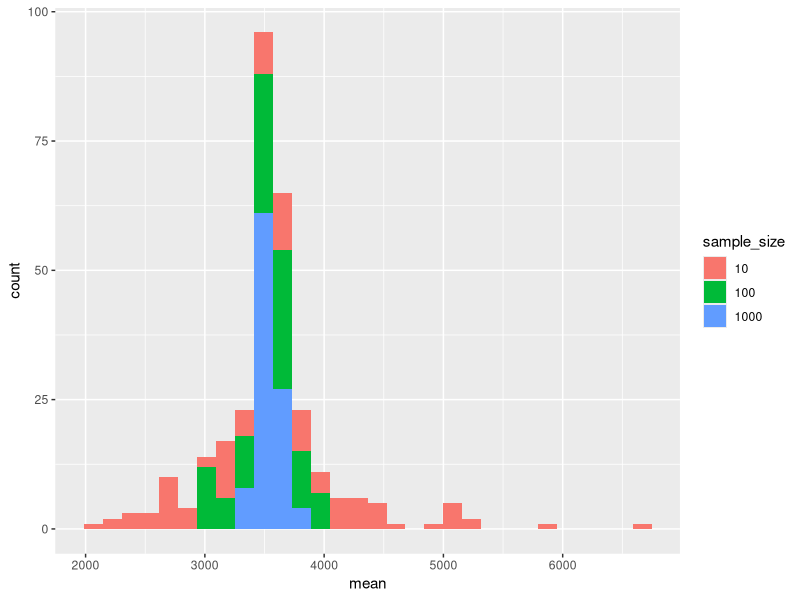
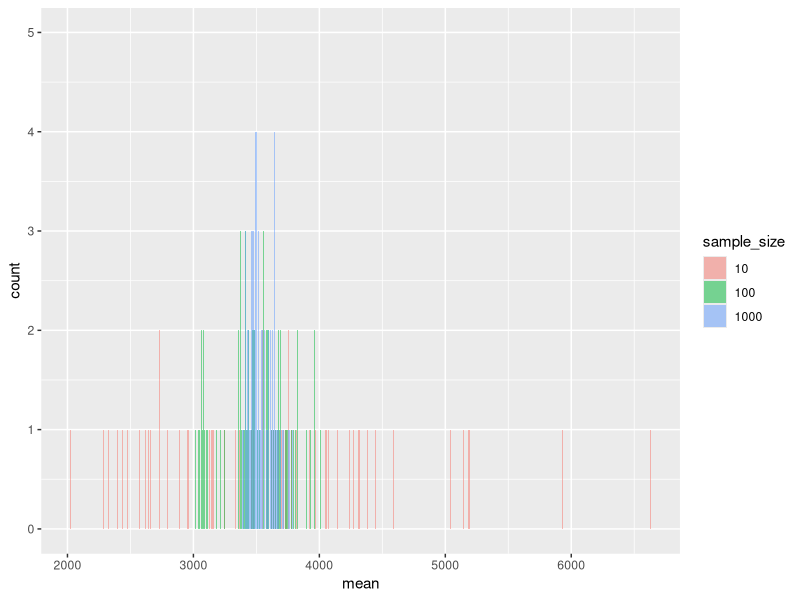
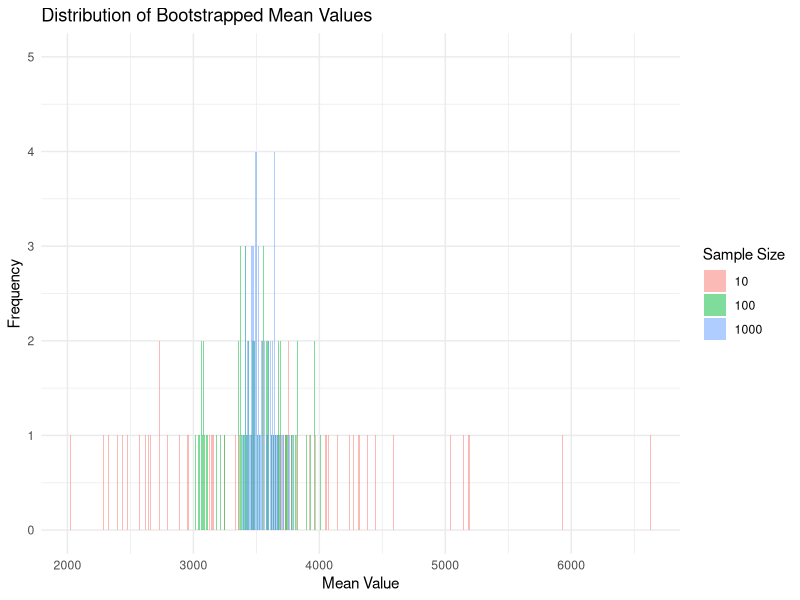

These figures' R source, in order:
## ---- chunk 1
knitr::opts_chunk$set(echo=T, eval=T)
options(tinytex.verbose = TRUE)
suppressMessages(library(dplyr))
## ---- chunk 2
for (i in 1:5) {
  print(i)
}
## ---- chunk 3
for (banana in 1:5) {
  print(banana)
}


## ---- chunk 4
for (i in 6:10) {
  print(i)
}
## ---- chunk 5
numbers <- c(4, 22, 6, 13, 19, 2, 11)
sum <- 0
for(num in numbers) {
  sum <- sum + num
}
mean <- sum / length(numbers)
print(mean)

## ---- chunk 6
#First create the vector days as show above

#now write a for loop that adds "day" to each of the elements and print each one as you go

days<-c("Mon", "Tues", "Wednes", "Thurs", "Fri", "Satur", "Sun")

for (day in days){
 print(paste(day, "day", sep = ""))   
        
}


## ---- chunk 7
x <- 2
while (x < 16) {
  print(x)
  x <- x * 2
}

## ---- chunk 8
x <- 1
while (x <= 100) {
  print(x)
  x <- x * 2
}
## ---- chunk 9
#your code here
number <- 91
divisor <- 2
while (number %% divisor != 0) {
  divisor <- divisor + 1
}
print(divisor)


## ---- chunk 10
coin_toss<-c("heads", "tails")

sample(coin_toss<-c("heads", "tails"), 10, replace = TRUE)


## ---- chunk 11
all_tosses <- c()

for (i in 1:10) {
  all_tosses[i] <- sample(c("Heads", "Tails"), 1)
}
## ---- chunk 12

all_tosses <- c()

for (i in 1:10) {
  all_tosses[i] <- sample(c("Heads", "Tails"), 1, prob = c(0.6, 0.4))
}


## ---- chunk 13
all_tosses <- c()

for (i in 1:100) {
  all_tosses[i] <- sample(c("Heads", "Tails"), 1)
}



all_tosses_weighted <- c()

for (i in 1:100) {
  all_tosses_weighted[i] <- sample(c("Heads", "Tails"), 1,  prob = c(0.6, 0.4))
}




toss_counts <- table(all_tosses)
print(toss_counts)


weighted_counts<-table(all_tosses_weighted)
print(weighted_counts)
## ---- chunk 14
library(readr)
library(dplyr)
human_genes <- read_csv("fall_2022_materials/lab5/input_files/human_genes.csv") 
human_genes<-human_genes %>% select(name, size)

## ---- chunk 15
human_genes_summ <- human_genes %>%
  summarise(
    MeanLength = mean(size),
    MedianLength = median(size),
    SDLength = sd(size)
)
## ---- chunk 16
mean10<-mean(sample(human_genes$size, 10, replace = TRUE))
mean100<-mean(sample(human_genes$size, 100, replace = TRUE))
mean1000<-mean(sample(human_genes$size, 1000, replace = TRUE))
## ---- chunk 17
#they will just write the values tthey got. should be the third one

## ---- chunk 18
mean_values_10 <- numeric(100)
mean_values_100 <- numeric(100)
mean_values_1000 <- numeric(100)



## ---- chunk 19

for (i in 1:100) {
  mean_values_10[i] <- mean(sample(human_genes$size, 10, replace = TRUE))
  mean_values_100[i] <- mean(sample(human_genes$size, 100, replace = TRUE))
  mean_values_1000[i] <- mean(sample(human_genes$size, 1000, replace = TRUE))
}




## ---- chunk 20
mean_data <- data.frame(
  mean = c(mean_values_10, mean_values_100, mean_values_1000),
sample_size = factor(rep(c(10, 100, 1000), each = 100)))

## ---- chunk 21
library(ggplot2)
plot<-ggplot(mean_data, aes(x = mean, fill = sample_size)) + geom_histogram()
print(plot)



## ---- chunk 22
plot <- ggplot(mean_data, aes(x = mean, fill = sample_size)) +
  geom_histogram(position="identity", alpha=0.5, binwidth=5)
print(plot)


## ---- chunk 23
library(ggplot2)
plot<- ggplot(mean_data, aes(x = mean, fill = sample_size)) +
  geom_histogram(position="identity", alpha=0.5, binwidth=5) +
  labs(x = "Mean Value", 
       y = "Frequency", 
       title = "Distribution of Bootstrapped Mean Values",
       fill = "Sample Size") +
  theme_minimal()

print(plot)
